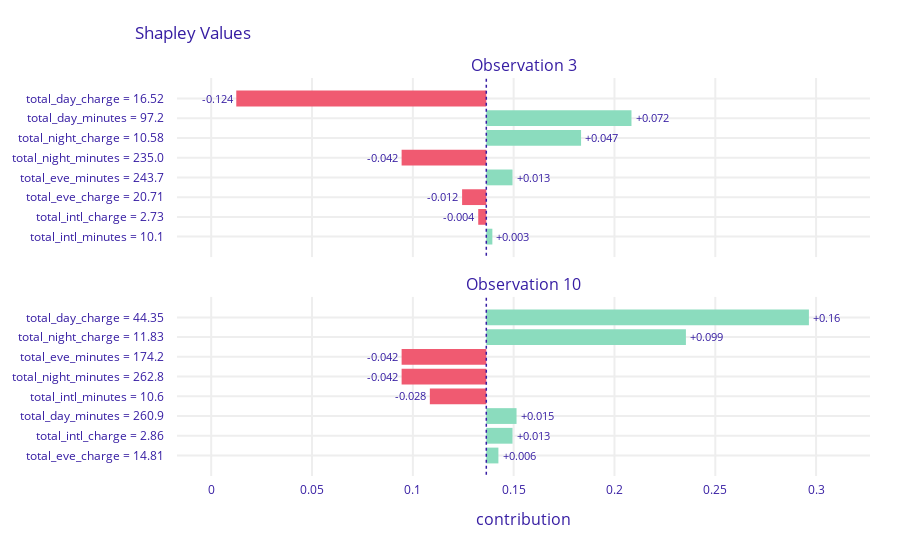

Source (notebook cell):
### Code cell
# Task 7
def make_plot_task_7():
    model_mlp = trained_models['mlp']
    preds = [model_mlp.predict_proba(x_test.iloc[[i]])[:, 1].item() for i in [2, 9]]
    [print(f'Probability for observation {i + 1}: {prob}') for i, prob in enumerate(preds)]
    predict_func = lambda m, d: m.predict_proba(d)[:, 1]
    explainer = dx.Explainer(
        model_mlp, x_train, y_train, predict_function = predict_func, label = "RF")
    explainer.model_performance()
    shap_attributions = [explainer.predict_parts(
        x_test.iloc[[i]], type = "shap", label=f'Observation {i + 1}') for i in [2, 9]]
    shap_attributions[0].plot(shap_attributions[1::])

make_plot_task_7()

### Figure 1 — Plotly figure (JSON) as saved in the notebook; plotly's stock layout.template omitted (floating-point values rounded to 4 significant figures)
{"data": [{"base": 0.1364, "hoverinfo": "text", "hoverlabel": {"bgcolor": "rgba(0,0,0,0.8)"}, "hovertext": ["Average response: 0.136<br>Prediction: 0.089<br>total_day_charge = 16.52<br>decreases average response <br>by 0.124", "Average response: 0.136<br>Prediction: 0.089<br>total_day_minutes = 97.2<br>increases average response <br>by 0.072", "Average response: 0.136<br>Prediction: 0.089<br>total_night_charge = 10.58<br>increases average response <br>by 0.047", "Average response: 0.136<br>Prediction: 0.089<br>total_night_minutes = 235.0<br>decreases average response <br>by 0.042", "Average response: 0.136<br>Prediction: 0.089<br>total_eve_minutes = 243.7<br>increases average response <br>by 0.013", "Average response: 0.136<br>Prediction: 0.089<br>total_eve_charge = 20.71<br>decreases average response <br>by 0.012", "Average response: 0.136<br>Prediction: 0.089<br>total_intl_charge = 2.73<br>decreases average response <br>by 0.004", "Average response: 0.136<br>Prediction: 0.089<br>total_intl_minutes = 10.1<br>increases average response <br>by 0.003"], "marker": {"color": ["#f05a71", "#8bdcbe", "#8bdcbe", "#f05a71", "#8bdcbe", "#f05a71", "#f05a71", "#8bdcbe"]}, "orientation": "h", "showlegend": false, "text": ["-0.124", "+0.072", "+0.047", "-0.042", "+0.013", "-0.012", "-0.004", "+0.003"], "textposition": "outside", "type": "bar", "x": [-0.124, 0.072, 0.047, -0.042, 0.013, -0.012, -0.004, 0.003], "xaxis": "x", "y": ["total_day_charge = 16.52", "total_day_minutes = 97.2", "total_night_charge = 10.58", "total_night_minutes = 235.0", "total_eve_minutes = 243.7", "total_eve_charge = 20.71", "total_intl_charge = 2.73", "total_intl_minutes = 10.1"], "yaxis": "y"}, {"base": 0.1364, "hoverinfo": "text", "hoverlabel": {"bgcolor": "rgba(0,0,0,0.8)"}, "hovertext": ["Average response: 0.136<br>Prediction: 0.317<br>total_day_charge = 44.35<br>increases average response <br>by 0.16", "Average response: 0.136<br>Prediction: 0.317<br>total_night_charge = 11.83<br>increases average response <br>by 0.099", "Average response: 0.136<br>Prediction: 0.317<br>total_eve_minutes = 174.2<br>decreases average response <br>by 0.042", "Average response: 0.136<br>Prediction: 0.317<br>total_night_minutes = 262.8<br>decreases average response <br>by 0.042", "Average response: 0.136<br>Prediction: 0.317<br>total_intl_minutes = 10.6<br>decreases average response <br>by 0.028", "Average response: 0.136<br>Prediction: 0.317<br>total_day_minutes = 260.9<br>increases average response <br>by 0.015", "Average response: 0.136<br>Prediction: 0.317<br>total_intl_charge = 2.86<br>increases average response <br>by 0.013", "Average response: 0.136<br>Prediction: 0.317<br>total_eve_charge = 14.81<br>increases average response <br>by 0.006"], "marker": {"color": ["#8bdcbe", "#8bdcbe", "#f05a71", "#f05a71", "#f05a71", "#8bdcbe", "#8bdcbe", "#8bdcbe"]}, "orientation": "h", "showlegend": false, "text": ["+0.16", "+0.099", "-0.042", "-0.042", "-0.028", "+0.015", "+0.013", "+0.006"], "textposition": "outside", "type": "bar", "x": [0.16, 0.099, -0.042, -0.042, -0.028, 0.015, 0.013, 0.006], "xaxis": "x2", "y": ["total_day_charge = 44.35", "total_night_charge = 11.83", "total_eve_minutes = 174.2", "total_night_minutes = 262.8", "total_intl_minutes = 10.6", "total_day_minutes = 260.9", "total_intl_charge = 2.86", "total_eve_charge = 14.81"], "yaxis": "y2"}], "layout": {"annotations": [{"font": {"size": 16}, "showarrow": false, "text": "Observation 3", "x": 0.5, "xanchor": "center", "xref": "paper", "y": 1, "yanchor": "bottom", "yref": "paper"}, {"font": {"size": 16}, "showarrow": false, "text": "Observation 10", "x": 0.5, "xanchor": "center", "xref": "paper", "y": 0.45, "yanchor": "bottom", "yref": "paper"}, {"font": {"size": 16}, "showarrow": false, "text": "contribution", "x": 0.5, "xanchor": "center", "xref": "paper", "y": 0, "yanchor": "top", "yref": "paper", "yshift": -30}], "font": {"color": "#371ea3"}, "height": 547, "margin": {"b": 71, "r": 30, "t": 78}, "shapes": [{"line": {"color": "#371ea3", "dash": "dot", "width": 1.5}, "type": "line", "x0": 0.1364, "x1": 0.1364, "xref": "x", "y0": -1, "y1": 8, "yref": "y"}, {"line": {"color": "#371ea3", "dash": "dot", "width": 1.5}, "type": "line", "x0": 0.1364, "x1": 0.1364, "xref": "x2", "y0": -1, "y1": 8, "yref": "y2"}], "title": {"text": "Shapley Values", "x": 0.15}, "xaxis": {"anchor": "y", "automargin": true, "domain": [0, 1], "fixedrange": true, "gridwidth": 2, "matches": "x2", "range": [-0.01697, 0.3267], "showticklabels": false, "tickcolor": "white", "ticklen": 3, "ticks": "outside", "type": "linear", "zeroline": false}, "xaxis2": {"anchor": "y2", "automargin": true, "domain": [0, 1], "fixedrange": true, "gridwidth": 2, "range": [-0.01697, 0.3267], "tickcolor": "white", "ticklen": 3, "ticks": "outside", "type": "linear", "zeroline": false}, "yaxis": {"anchor": "x", "automargin": true, "autorange": "reversed", "domain": [0.55, 1], "fixedrange": true, "gridwidth": 2, "tickcolor": "white", "ticklen": 10, "ticks": "outside", "type": "category"}, "yaxis2": {"anchor": "x2", "automargin": true, "autorange": "reversed", "domain": [0, 0.45], "fixedrange": true, "gridwidth": 2, "tickcolor": "white", "ticklen": 10, "ticks": "outside", "type": "category"}}}
